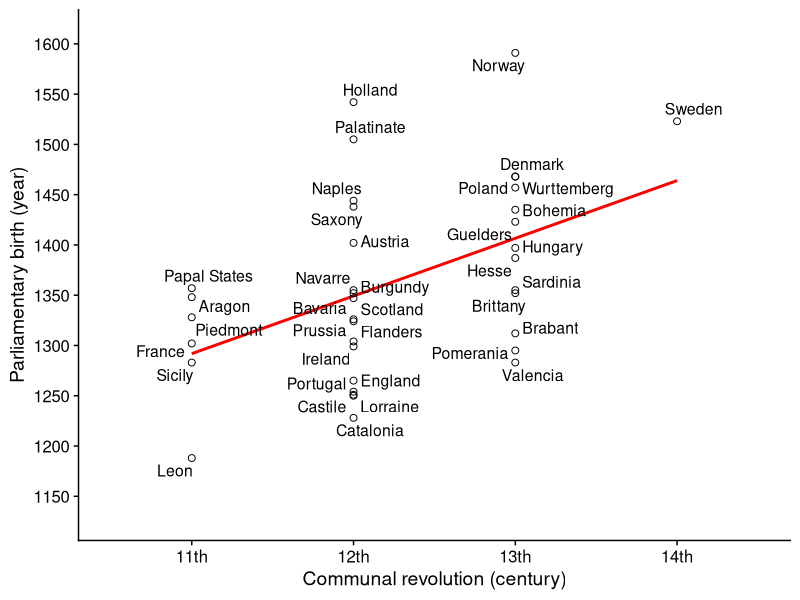
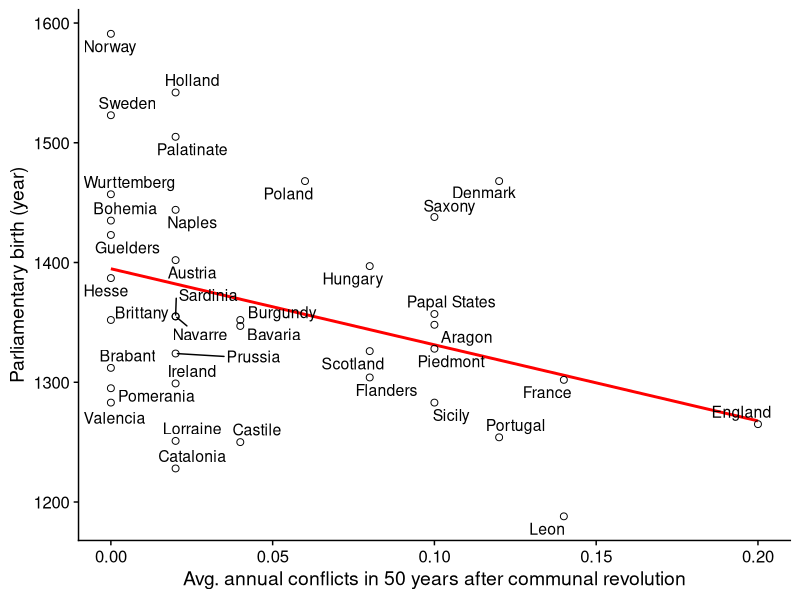

These figures' R source, in order:
## ---- chunk 1
#| echo: false
#| message: false
library(tidyverse)
library(cowplot)
library(ggrepel)

cdo <- read_csv("cdo_polity_data.csv", show_col_types = FALSE)
## ---- chunk 2
#| echo: false
#| cache: true
#| fig-width: 10
#| fig-height: 6
ggplot(cdo, aes(x = century_firstcommune, y = parl_year)) +
  geom_smooth(method = "lm", color = "red", se = FALSE) +
  geom_point(shape = 1, size = 2) +
  geom_text_repel(aes(label = polity), size = 4, seed = 42) +
  scale_x_continuous(
    breaks = 11:14,
    labels = c("11th", "12th", "13th", "14th")
  ) +
  scale_y_continuous(breaks = seq(1150, 1600, 50)) +
  coord_cartesian(xlim = c(10.5, 14.5), ylim = c(1130, 1610)) +
  labs(
    x = "Communal revolution (century)",
    y = "Parliamentary birth (year)"
  ) +
  theme_cowplot()
## ---- chunk 3
#| echo: false
#| cache: true
#| fig-width: 10
#| fig-height: 6
ggplot(cdo, aes(x = avg_conflicts_50yr_post_commune, y = parl_year)) +
  geom_smooth(method = "lm", color = "red", se = FALSE) +
  geom_point(shape = 1, size = 2) +
  geom_text_repel(aes(label = polity), size = 4, seed = 42) +
  labs(
    x = "Avg. annual conflicts in 50 years after communal revolution",
    y = "Parliamentary birth (year)"
  ) +
  theme_cowplot()
